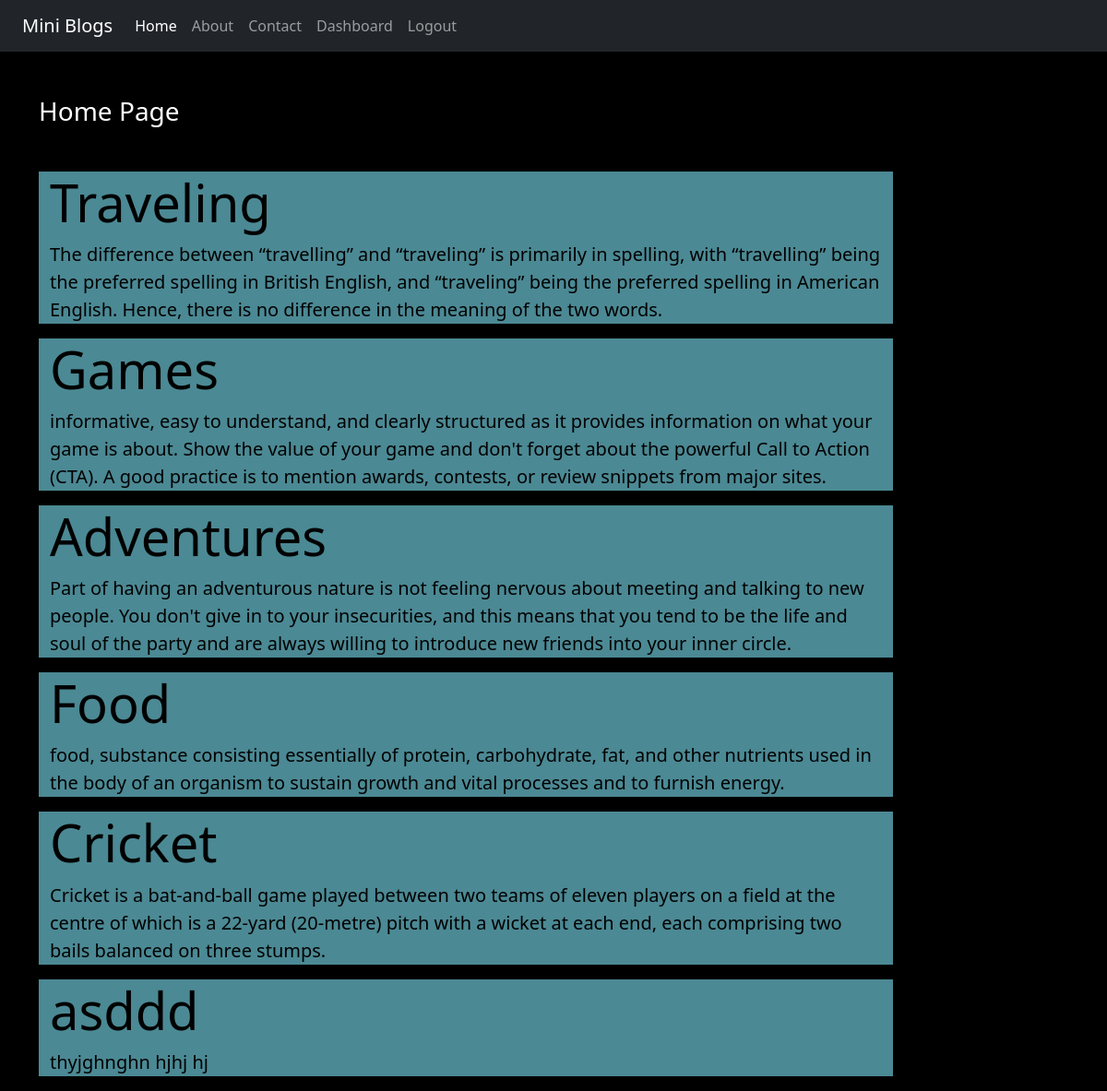
Screenshot of / (signed in) with the database file from the repository.
### blog/models.py (models this page shows)
class Post(models.Model):
    title = models.CharField(max_length=200)
    desc = models.TextField()

### blog/views.py (the view)
# urls.py: 2. Add a URL to urlpatterns:  path('', views.home, name='home')
def home(request):
    posts = Post.objects.all()
    return render(request, 'blog/home.html', {'posts':posts})

### blog/templates/blog/home.html
{% extends 'blog/base.html' %}
{% load static %}
{% block content %}
    <div class="col-sm-10">
        <h3 class="text-white my-5">Home Page</h3>
            {% for post in posts %}
                <div class="jumbotron jumbotron-fluid jumbo-color">
                    <div class="container">
                        <h1 class="display-4 font-weight-bold">{{post.title}}</h1>
                        <p class="lead">{{post.desc}}</p>
                    </div>
                </div>
            {% endfor %}
    </div>
{% endblock content %}

### blog/static/blog/css/style.css (style rules this page uses)
body { background-color: rgb(0, 0, 0); color: antiquewhite; }
.jumbo-color { background-color: rgb(75, 137, 148); color: rgb(0, 0, 0); }

### rows the page displays
Post: title "Traveling", desc "The difference between “travelling” and “traveling” is primarily in spelling, with “travelling” being the preferred spelling in British English, and “traveling” being the preferred spelling in American English. Hence, there is no difference in the meaning of the two words."
Post: title "Games", desc "informative, easy to understand, and clearly structured as it provides information on what your game is about. Show the value of your game and don't forget about the powerful Call to Action (CTA). A good practice is to mention awards, contests, or review snippets from major sites."
Post: title "Adventures", desc "Part of having an adventurous nature is not feeling nervous about meeting and talking to new people. You don't give in to your insecurities, and this means that you tend to be the life and soul of the party and are always willing to introduce new friends into your inner circle."
Post: title "Food", desc "food, substance consisting essentially of protein, carbohydrate, fat, and other nutrients used in the body of an organism to sustain growth and vital processes and to furnish energy."
Post: title "Cricket", desc "Cricket is a bat-and-ball game played between two teams of eleven players on a field at the centre of which is a 22-yard (20-metre) pitch with a wicket at each end, each comprising two bails balanced on three stumps."
Post: title "asddd", desc "thyjghnghn hjhj hj"
